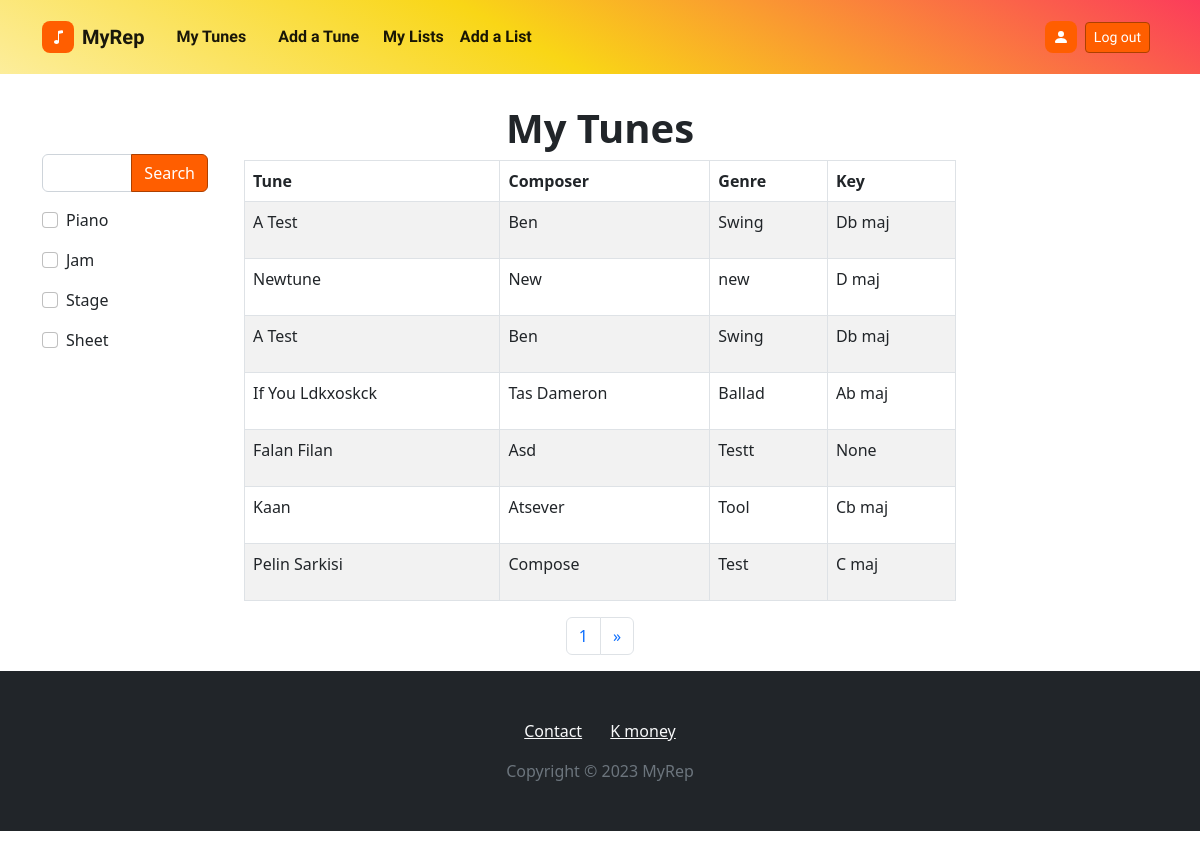
The page /tunes/1/ (signed in) on the database as committed earlier.
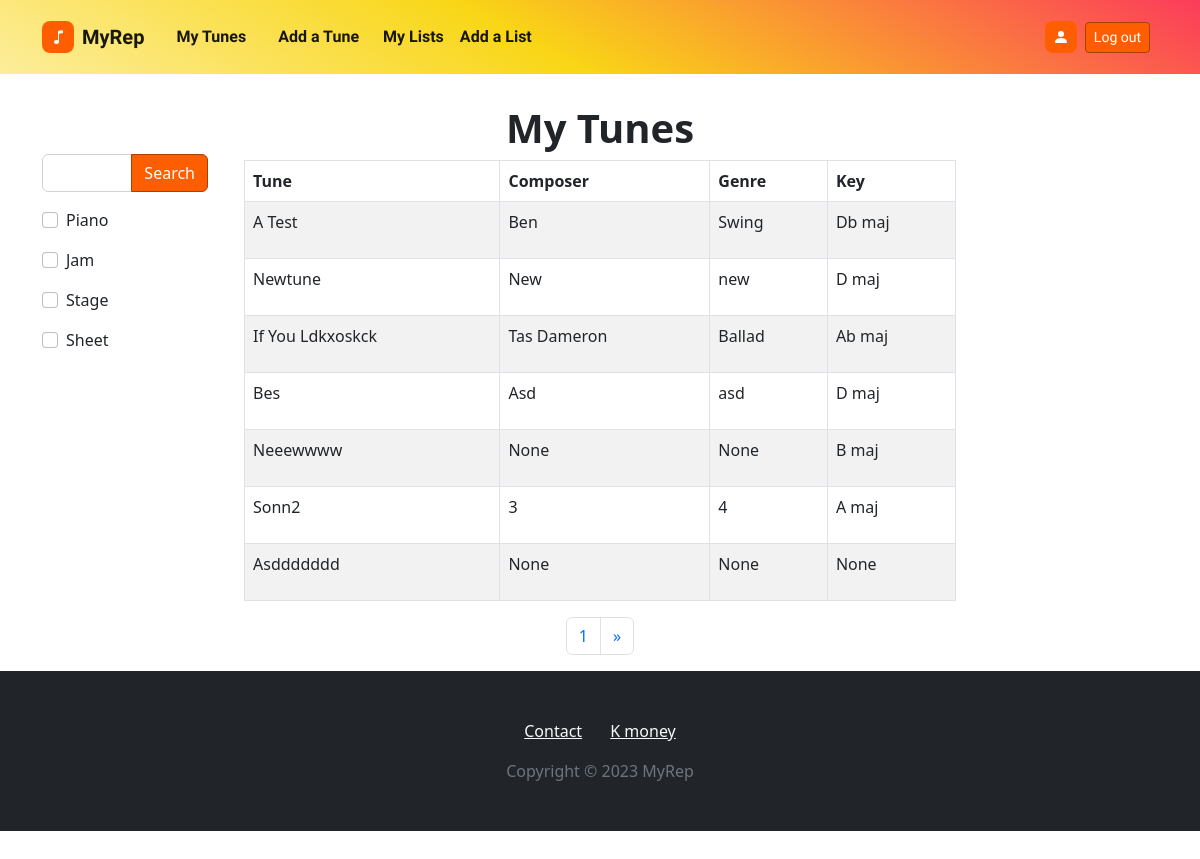
The same page on the database as committed later.
### tunes/models.py (models this page shows, shortened)
class UserTune(models.Model):
    user = models.ForeignKey(settings.AUTH_USER_MODEL, on_delete=models.CASCADE)
    tune = models.ForeignKey(Tune, on_delete=models.CASCADE)
    notes = models.TextField(max_length=400,null=True,blank=True)
    lyrics = models.TextField(max_length=10000, null=True, blank=True)
    playonpiano = models.BooleanField(default=False)
    playonjamsession = models.BooleanField(default=False)
    playonstage = models.BooleanField(default=False)
    havesheet = models.BooleanField(default=False)
    sheet = models.FileField(upload_to= tunes_user_directory_path , blank=True, null=True, validators=[validate_file_extension, validate_file_size])
    updated = models.DateField(auto_now=True)
    created = models.DateField(auto_now_add=True)
    public = models.BooleanField(default=False)
    objects = UserTuneManager()

class Tune(models.Model):
    KEY_CHOICHES = (
        ('C maj','C maj'), ('G maj','G maj'), ('D maj','D maj'), ('A maj','A maj'), ('E maj','E maj'), ('F maj','F maj'),
        ('B maj','B maj'), ('Cb maj','Cb maj'), ('Gb maj','Gb maj'), ('F# maj','F# maj'), ('Db maj','Db maj'),
        ('C# maj','C# maj'), ('Ab maj','Ab maj'), ('Eb maj','Eb maj'), ('Bb maj','Bb maj')
    )
    name = models.CharField(max_length=100)
    composer = models.CharField(max_length=100, null=True, blank=True)
    key = models.CharField(max_length=15, null=True, blank=True, choices=KEY_CHOICHES)
    genre = models.CharField(max_length=100, null=True, blank=True)

### tunes/views.py (the view)
# urls.py: path('tunes/<int:pk>/', usertune_list_view, name='tunes-list-view'),
@login_required
def usertune_list_view(request, pk):
    User = get_user_model()
    user = User.objects.get(id=pk)
    query = request.GET.get('q')
    piano = request.GET.get('playonpiano')
    jam = request.GET.get('playonjamsession')
    stage = request.GET.get('playonstage')
    sheet = request.GET.get('havesheet')
    qs = UserTune.objects.all().filter(user=user).order_by('-updated')
    hx_url = f'/hx/tunes/{pk}/?'
    if query is not None:
        qs = UserTune.objects.search(query=query).filter(user=user)
        hx_url += f'q={query}&'
    if piano == 'on':
        qs = qs.filter(playonpiano=True)
        hx_url += 'playonpiano=on&'
    if jam == 'on':
        qs = qs.filter(playonjamsession=True)
        hx_url += 'playonjamsession=on&'
    if stage == 'on':
        qs = qs.filter(playonstage=True)
        hx_url += 'playonstage=on&'
    if sheet == 'on':
        qs = qs.filter(havesheet=True)
        hx_url += 'havesheet=on&'
    hx_url += 'page='
    search_form = UserTuneSearchForm()
    paginator = Paginator(qs, 7)
    page_number = request.GET.get('page')
    try:
        page_obj = paginator.get_page(page_number)
    except EmptyPage:
        page_obj = paginator.get_page(1)
    context = {
        'paginator': paginator,
        'page_obj' : page_obj,
        'search_form' : search_form,
        'hx_url': hx_url,
    }
    if user != request.user:
        return redirect('home-view')
    return render(request, 'pages/tune_list.html', context)

### tunes/forms.py
class UserTuneSearchForm(forms.ModelForm):
    q = forms.CharField(max_length=100, label='', required=False)
    class Meta:
        model = UserTune
        fields = ('playonpiano', 'playonjamsession', 'playonstage', 'havesheet')
        labels = {
        "playonpiano": "Piano",
        'playonjamsession': 'Jam',
        'playonstage': 'Stage',
        'havesheet': 'Sheet'
    }
    def __init__(self, *args, **kwargs):
        super().__init__(*args, **kwargs)
        self.helper = FormHelper()
        self.helper.form_tag = False
        self.helper.disable_csrf = True
        self.helper.layout = Layout(
                FieldWithButtons(
                    Field('q',), Submit('', 'Search')),
                'playonpiano',
                'playonjamsession',
                'playonstage',
                'havesheet'
        )

### accounts/models.py (called while the page is built)
    @property
    def is_active(self):
        return self.active

### templates/pages/tune_list.html (shortened to what this page needs)
{% extends 'main/main.html' %}
{% block left-content %}
    {% include 'main/search_form.html' %}
{% endblock left-content %}
{% block content %}
<head>
</head>
<body>
    <h1 style="font-weight: bold; text-align:center;">My Tunes</h1>
    <div class="container" style="min-height:50 vh" id='search-results'><table id="example" class="table table-striped table-bordered" cellspacing="0" width="100%">
        <thead>
            <tr>
                <th>Tune</th>
                <th>Composer</th>
                <th>Genre</th>
                <th>Key</th>
            </tr>
        </thead>
        <div>
            <tbody>
                {% for usertune in page_obj %}
                <tr>
                    <td><p><a class='text-start' href={% url 'tunes-detail-view' usertune.user.id usertune.id %}>{{usertune.tune.name|title}}</a></p></td>
                    <td><p class="text-start">{{usertune.tune.composer|title}}</p></td>
                    <td><p class="text-start">{{usertune.tune.genre}}</p></td>
                    <td><p class="text-start">{{usertune.tune.key}}</p></td>
                </tr>
                {% endfor %}
            </tbody>
    </table>
    <div id='pagination'>
        {% include 'main/pagination.html' %}
        </div>
    </div>
</div></table></div></body>
{% endblock content %}

Rows that differ between the two databases and show on the page:
no longer on this page (row unchanged): UserTune: tune.name "A Test", tune.composer "Ben", tune.genre "Swing", tune.key "Db maj"
no longer on this page (row unchanged): UserTune: tune.name "Falan Filan", tune.composer "Asd", tune.genre "Testt", tune.key "None"
no longer on this page (row unchanged): UserTune: tune.name "Kaan", tune.composer "Atsever", tune.genre "Tool", tune.key "Cb maj"
no longer on this page (row unchanged): UserTune: tune.name "Pelin Sarkisi", tune.composer "Compose", tune.genre "Test", tune.key "C maj"
added UserTune: tune.name "Bes", tune.composer "Asd", tune.genre "asd", tune.key "D maj"
added UserTune: tune.name "Neeewwww", tune.composer "None", tune.genre "None", tune.key "B maj"
added UserTune: tune.name "Sonn2", tune.composer "3", tune.genre "4", tune.key "A maj"
added UserTune: tune.name "Asddddddd", tune.composer "None", tune.genre "None", tune.key "None"
